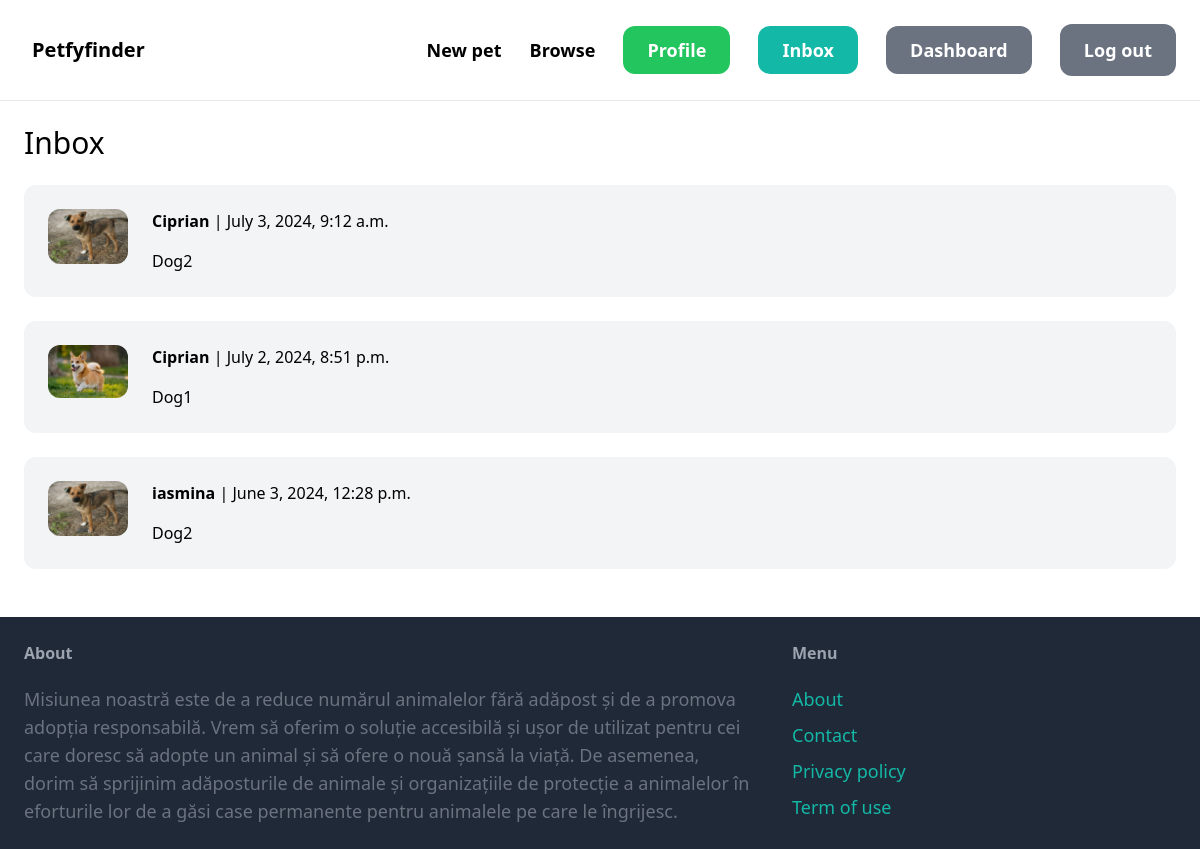
Screenshot of /inbox/ (signed in) with the database file from the repository.
### conversation/models.py (models this page shows)
class Conversation(models.Model):
    item = models.ForeignKey(Item, related_name='conversations', on_delete=models.CASCADE)
    members = models.ManyToManyField(User, related_name='conversations')
    created_at = models.DateTimeField(auto_now_add=True)
    modified_at = models.DateTimeField(auto_now=True)
    class Meta:
        ordering = ('-modified_at', )

### item/models.py (models this page shows, shortened)
class Item(models.Model):
    category = models.ForeignKey(Category, related_name='items', on_delete=models.CASCADE)
    name = models.CharField(max_length=255)
    description = models.TextField(blank=True, null=True)
    image = models.ImageField(upload_to='item_images', blank=True, null=True)
    location = models.TextField(blank=True, null=True)
    is_adopted = models.BooleanField(default=False)
    created_by = models.ForeignKey(User, related_name='items', on_delete=models.CASCADE)
    created_at = models.DateTimeField(auto_now_add=True)

### conversation/views.py (the view)
# urls.py: path('' , views.inbox, name='inbox'),
@login_required
def inbox(request):
    conversations = Conversation.objects.filter(members__in=[request.user.id])
    return render(request, 'conversation/inbox.html', {
        'conversations': conversations
    })

### conversation/templates/conversation/inbox.html (shortened to what this page needs)
{% extends "core/base.html" %}
{% block content %}
<h1 class="mb-6 text-3xl">Inbox</h1>
<div class="space-y-6 mb-6">
    {% for conversation in conversations %}
        <a href="{% url 'conversation:detail' conversation.id %}">
            <div class="p-6 flex bg-gray-100 rounded-xl mb-6">
                <div class="pr-6">
                    <img src="{{ conversation.item.image.url }}" class="w-20 rounded-xl">
                </div>
                <div>
                    {% for member in conversation.members.all %}
                        {% if member != request.user %}
                            <p class="mb-4"><strong>{{ member.username }}</strong> | {{ conversation.modified_at }}</p>
                            <p>{{ conversation.item.name }}</p>
                        {% endif %}
                    {% endfor %}
                </div>
            </div>
        </a>
    {% endfor %}
</div>
{% endblock %}

### rows the page displays
Conversation: item.image (picture), modified_at "July 3, 2024, 9:12 a.m.", item.name "Dog2"
Conversation: item.image (picture), modified_at "July 2, 2024, 8:51 p.m.", item.name "Dog1"
Conversation: item.image (picture), modified_at "June 3, 2024, 12:28 p.m.", item.name "Dog2"

### other values shown
{{ member.username }} "Ciprian"
{{ member.username }} "iasmina"
